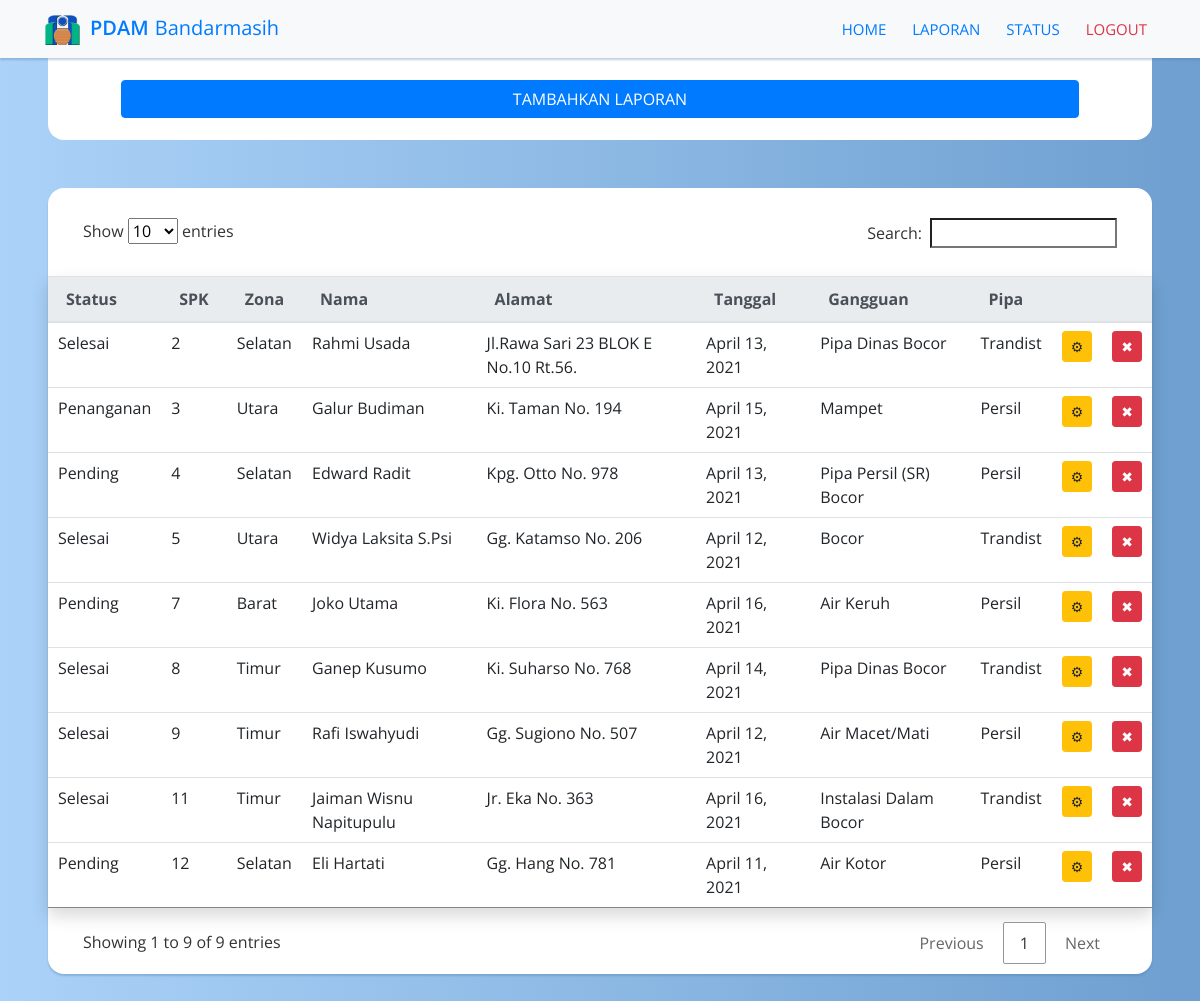
The page /data/ on the database as committed earlier.
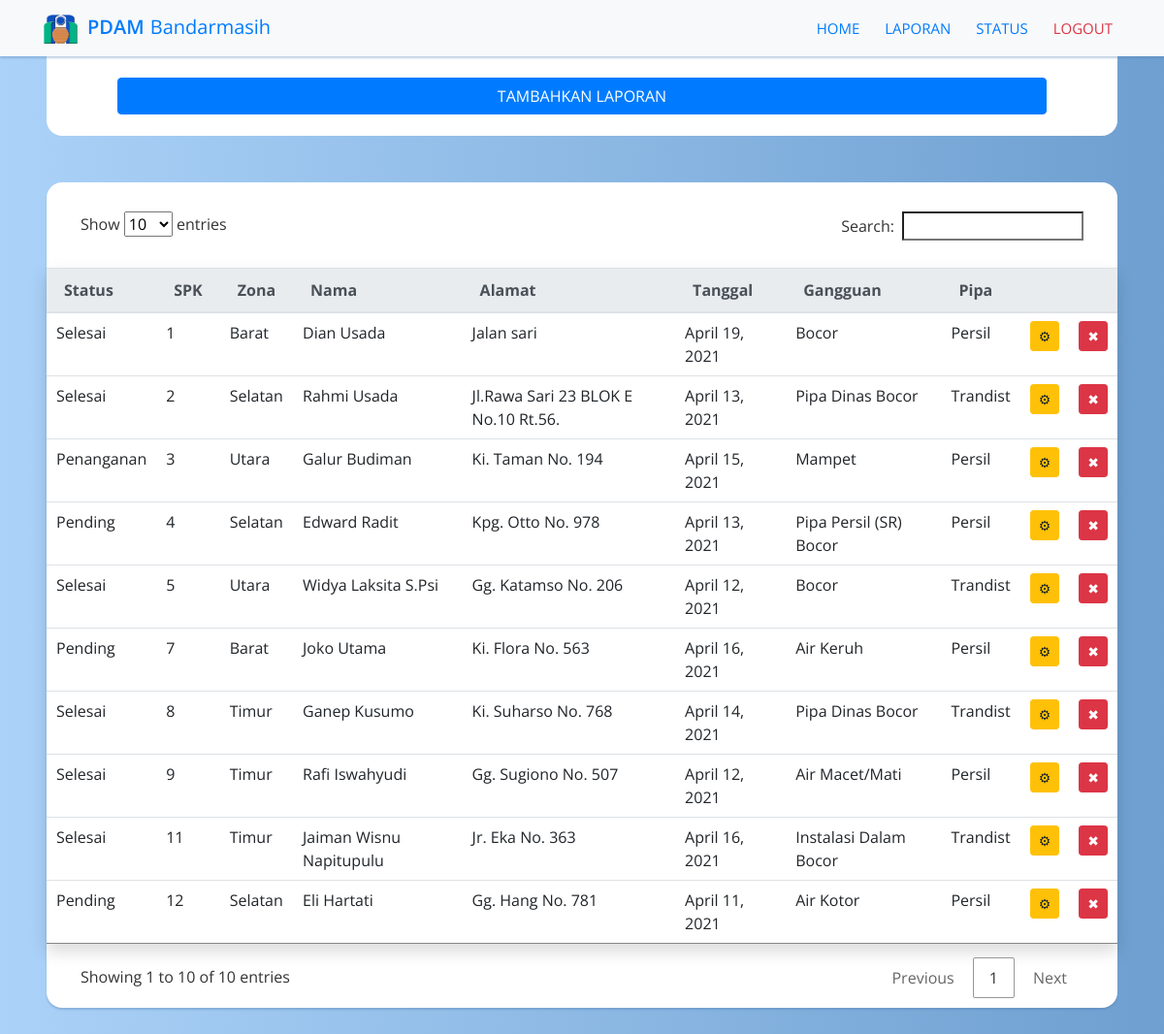
The same page on the database as committed later.
### app/models.py (models this page shows, shortened)
class Laporan(models.Model):
    ZONA = (
        ('Barat','Barat'),
        ('Utara','Utara'),
        ('Timur','Timur'),
        ('Selatan','Selatan'),
        )
    JENIS = (
        ('Persil','Persil'),
        ('Trandist','Trandist')
    )
    STATUS = (
        ('Pending','Pending'),
        ('Penanganan','Penanganan'),
        ('Selesai','Selesai'),
    )
    spk = models.IntegerField(primary_key=True)
    zona = models.CharField(max_length=200, null=True, choices=ZONA)
    nama = models.CharField(max_length=200, null=True)
    alamat = models.CharField(max_length=200, null=True)
    tanggal = models.DateField(null=True)
    gangguan = models.CharField(max_length=200, null=True)
    jenis = models.CharField(max_length=200, null=True, choices=JENIS)
    status = models.CharField(max_length=200, null=True, choices=STATUS)

### app/views.py (the view)
# urls.py: path('data/', views.data, name='data'),
def data(request):
   laporan = Laporan.objects.all()
   context = {'laporan':laporan}
   return render(request, 'app/data.html', context)

### app/templates/app/data.html
{% extends 'app/main.html' %} {%load static%} {% block content %} {%include 'app/navbar.html' %}
<div class="mr-5 ml-5">
  <section id="input-form">
    <div class="row justify-content-center align-middle">
      <a type="button" class="btn btn-primary btn-block" href="{% url 'create'%}">TAMBAHKAN LAPORAN</a>
    </div>
  </section>
</div>
<div class="mr-5 ml-5 mt-5 sticky-bottom">
  <table class="table table-fluid shadow" id="data-table">
    <thead class="thead-light">
      <tr>
        <th scope="col" class="th-sm">Status</th>
        <th scope="col" class="th-sm">SPK</th>
        <th scope="col" class="th-sm">Zona</th>
        <th scope="col" class="th-sm">Nama</th>
        <th scope="col" class="th-sm">Alamat</th>
        <th scope="col" class="th-sm">Tanggal</th>
        <th scope="col" class="th-sm">Gangguan</th>
        <th scope="col" class="th-sm">Pipa</th>
        <th></th>
        <th></th>
      </tr>
    </thead>
    <tbody class="customtable">
      {% for i in laporan%}
      <tr>
        <td>{{i.status}}</td>
        <td>{{i.spk}}</td>
        <td>{{i.zona}}</td>
        <td>{{i.nama}}</td>
        <td>{{i.alamat}}</td>
        <td>{{i.tanggal}}</td>
        <td>{{i.gangguan}}</td>
        <td>{{i.jenis}}</td>
        <td><a class="btn btn-warning btn-sm" href="{% url 'update' i.spk%}"> ⚙ </a></td>
        <td><a class="btn btn-danger btn-sm" href="{% url 'delete' i.spk%}"> ✖ </a></td>
      </tr>
      {% endfor %}
    </tbody>
  </table>
</div>
<br /><br />
{% endblock %}

### app/templates/app/main.html (shortened to what this page needs)
{%load static%}
<!DOCTYPE html>
<html lang="en">
  <head>
    <link rel="stylesheet" href="{% static 'css/bootstrap.min.css' %}" />
    <link rel="stylesheet" href="{% static '/css/custom-style-home.css' %}" />
    <link rel="stylesheet" href="{% static '/css/custom-style-login.css' %}" />
    <link rel="stylesheet" href="{% static '/css/custom-style-data.css' %}" />
    <link rel="stylesheet" href="{% static '/css/custom-style-status.css' %}" />
  </head>
  <body>
    {%block content%} {%endblock%}
  </body>
</html>

### app/templates/app/navbar.html (shortened to what this page needs)
{%load static%}
<section id="navbar">
  <nav class="navbar navbar-expand-lg navbar-light bg-light">
    <div class="container">
      <a class="navbar-brand text-primary" href="{% url 'home' %}">
        <img src="{%static '/images/logo-pdam3.png'%}" width="35" height="30" class="d-inline-block align- font-weight-bold top" alt="Logo" />PDAM <span class="bandarmasih-text">Bandarmasih</span></a
      >
      <div class="collapse navbar-collapse" id="navbarNav">
        <ul class="navbar-nav ml-lg-auto">
          <li class="nav-item">
            <a class="nav-link text-primary" href="{% url 'home' %}">Home</a>
          </li>
          <li class="nav-item">
            <a class="nav-link text-primary" href="{% url 'data' %}">Laporan</a>
          </li>
          <li class="nav-item">
            <a class="nav-link text-primary" href="{% url 'status' %}">Status</a>
          </li>
          <li class="nav-item">
            <a class="nav-link text-danger" href="{% url 'login' %}">Logout</a>
          </li>
        </ul>
      </div>
    </div>
  </nav>
</section>

### app/static/css/custom-style-home.css (style rules this page uses)
html { height: 100%; scroll-behavior: smooth; }
body { background-image: linear-gradient(to right, #abd2f8, #6e9fd0); background-color: #eeeeee; width: 100%; background-size: cover; background-repeat: repeat-y; font-family: "Open Sans"; animation: FadeIn 2s; }
.navbar { box-shadow: 0 2px 2px 0 #4e7cad5b; }
.navbar-brand img { margin-right: 10px; }
.navbar-brand { font-weight: 600; }
.bandarmasih-text { padding-left: 1px; font-weight: 400; }
.nav-item { font-size: 15px; font-weight: 600; text-transform: uppercase; margin-left: 10px; }

### app/static/css/custom-style-login.css (style rules this page uses)
html { height: 100%; scroll-behavior: smooth; }
body { background: rgb(255, 255, 255); background: linear-gradient(180deg, rgba(255, 255, 255, 1) 15%, rgba(214, 230, 248, 0.49687199098389356) 35%, rgba(57, 136, 225, 0.8946310946253502) 100%); width: 100%; background-size: cover; background-repeat: no-repeat; font-family: "Open Sans"; animation: FadeIn 2s; }
a { color: #3988e1; display: inline-block; text-decoration: none; font-weight: 400; }
.top { align-self: flex-start; }
.bandarmasih-text { padding-left: 1px; font-weight: 400; }

### app/static/css/custom-style-data.css (style rules this page uses)
html { height: 100%; scroll-behavior: smooth; }
body { background-image: linear-gradient(to right, #abd2f8, #6e9fd0); background-color: #eeeeee; width: 100%; background-size: cover; background-repeat: repeat; font-family: "Open Sans"; animation: FadeIn 2s; }
.navbar { box-shadow: 0 2px 2px 0 #4e7cad5b; }
.navbar-brand img { margin-right: 10px; }
.navbar-brand { font-weight: 600; }
.bandarmasih-text { padding-left: 1px; font-weight: 400; }
.nav-item { font-size: 15px; font-weight: 600; text-transform: uppercase; margin-left: 10px; }
#input-form { padding-left: 8%; padding-right: 8%; padding-top: 2%; padding-bottom: 2%; border-bottom-left-radius: 1rem; border-bottom-right-radius: 1rem; background: #fff; box-shadow: 2px #4e7cad5b; }
.table { width: 100%; max-width: 100%; margin-bottom: 1rem; background-color: white; }
* { outline: none; }
table.dataTable { width: 100%; margin: 0 auto; clear: both; border-collapse: separate; border-spacing: 0; box-shadow: 2px#4e7cad5b; }
table.dataTable thead th, table.dataTable tfoot th { font-weight: bold; }
table.dataTable thead th, table.dataTable thead td { padding: 10px 18px; border-bottom: 1px solid #111; }
table.dataTable thead .sorting, table.dataTable thead .sorting_asc, table.dataTable thead .sorting_desc, table.dataTable thead .sorting_asc_disabled, table.dataTable thead .sorting_desc_disabled { cursor: pointer; *cursor: hand; background-repeat: no-repeat; background-position: center right; }
table.dataTable tbody tr { background-color: #ffffff; }
table.dataTable tbody th, table.dataTable tbody td { padding: 8px 10px; }
table.dataTable.no-footer { border-bottom: 1px solid #868686; }
table.dataTable, table.dataTable th, table.dataTable td { box-sizing: content-box; }

Rows that differ between the two databases and show on the page:
added Laporan: status "Selesai", spk "1", zona "Barat", nama "Dian Usada", alamat "Jalan sari", tanggal "April 19, 2021", gangguan "Bocor", jenis "Persil"
Other text that changed with them:
text written by a page script: "Show entries Search: Showing 1 to 9 of 9 entries Previous 1 Next" → "Show entries Search: Showing 1 to 10 of 10 entries Previous 1 Next"
